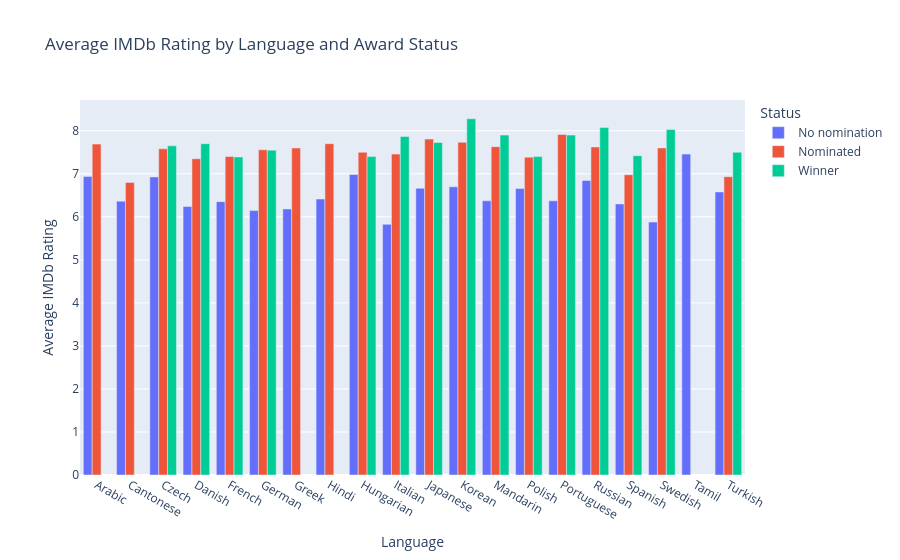

Notebook code for this chart:
### Markdown cell above
### Plotting the average IMDb rating for films in each award category by language
We add the `avg_rating` column to a Plotly bar figure and use language as the x-axis to show the average IMDb rating in each status category for each language.

### Code cell
fig_avg = px.bar(
    top_n_grouped,
    x='language',
    y='avg_rating',
    color='Status',
    barmode='group',
    title='Average IMDb Rating by Language and Award Status'
)

fig_avg.update_traces(hovertemplate='%{y:.1f}')
fig_avg.update_layout(xaxis_title='Language', yaxis_title='Average IMDb Rating')
fig_avg.show()

### Figure 1 — Plotly figure (JSON) as saved in the notebook; plotly's stock layout.template omitted (floating-point values rounded to 4 significant figures)
{"data": [{"alignmentgroup": "True", "hovertemplate": "%{y:.1f}", "legendgroup": "No nomination", "marker": {"color": "#636efa", "pattern": {"shape": ""}}, "name": "No nomination", "offsetgroup": "No nomination", "orientation": "v", "showlegend": true, "textposition": "auto", "type": "bar", "x": ["Arabic", "Cantonese", "Czech", "Danish", "French", "German", "Greek", "Hindi", "Hungarian", "Italian", "Japanese", "Korean", "Mandarin", "Polish", "Portuguese", "Russian", "Spanish", "Swedish", "Tamil", "Turkish"], "xaxis": "x", "y": [6.941, 6.365, 6.927, 6.239, 6.354, 6.145, 6.183, 6.414, 6.985, 5.826, 6.663, 6.698, 6.373, 6.657, 6.373, 6.847, 6.3, 5.878, 7.458, 6.579], "yaxis": "y"}, {"alignmentgroup": "True", "hovertemplate": "%{y:.1f}", "legendgroup": "Nominated", "marker": {"color": "#EF553B", "pattern": {"shape": ""}}, "name": "Nominated", "offsetgroup": "Nominated", "orientation": "v", "showlegend": true, "textposition": "auto", "type": "bar", "x": ["Arabic", "Cantonese", "Czech", "Danish", "French", "German", "Greek", "Hindi", "Hungarian", "Italian", "Japanese", "Korean", "Mandarin", "Polish", "Portuguese", "Russian", "Spanish", "Swedish", "Turkish"], "xaxis": "x", "y": [7.691, 6.8, 7.58, 7.35, 7.401, 7.558, 7.6, 7.7, 7.5, 7.458, 7.809, 7.733, 7.632, 7.387, 7.914, 7.625, 6.979, 7.603, 6.933], "yaxis": "y"}, {"alignmentgroup": "True", "hovertemplate": "%{y:.1f}", "legendgroup": "Winner", "marker": {"color": "#00cc96", "pattern": {"shape": ""}}, "name": "Winner", "offsetgroup": "Winner", "orientation": "v", "showlegend": true, "textposition": "auto", "type": "bar", "x": ["Czech", "Danish", "French", "German", "Hungarian", "Italian", "Japanese", "Korean", "Mandarin", "Polish", "Portuguese", "Russian", "Spanish", "Swedish", "Turkish"], "xaxis": "x", "y": [7.65, 7.7, 7.392, 7.55, 7.4, 7.868, 7.727, 8.28, 7.9, 7.4, 7.9, 8.075, 7.421, 8.029, 7.5], "yaxis": "y"}], "layout": {"barmode": "group", "legend": {"title": {"text": "Status"}, "tracegroupgap": 0}, "title": {"text": "Average IMDb Rating by Language and Award Status"}, "xaxis": {"anchor": "y", "domain": [0, 1], "title": {"text": "Language"}}, "yaxis": {"anchor": "x", "domain": [0, 1], "title": {"text": "Average IMDb Rating"}}}}
